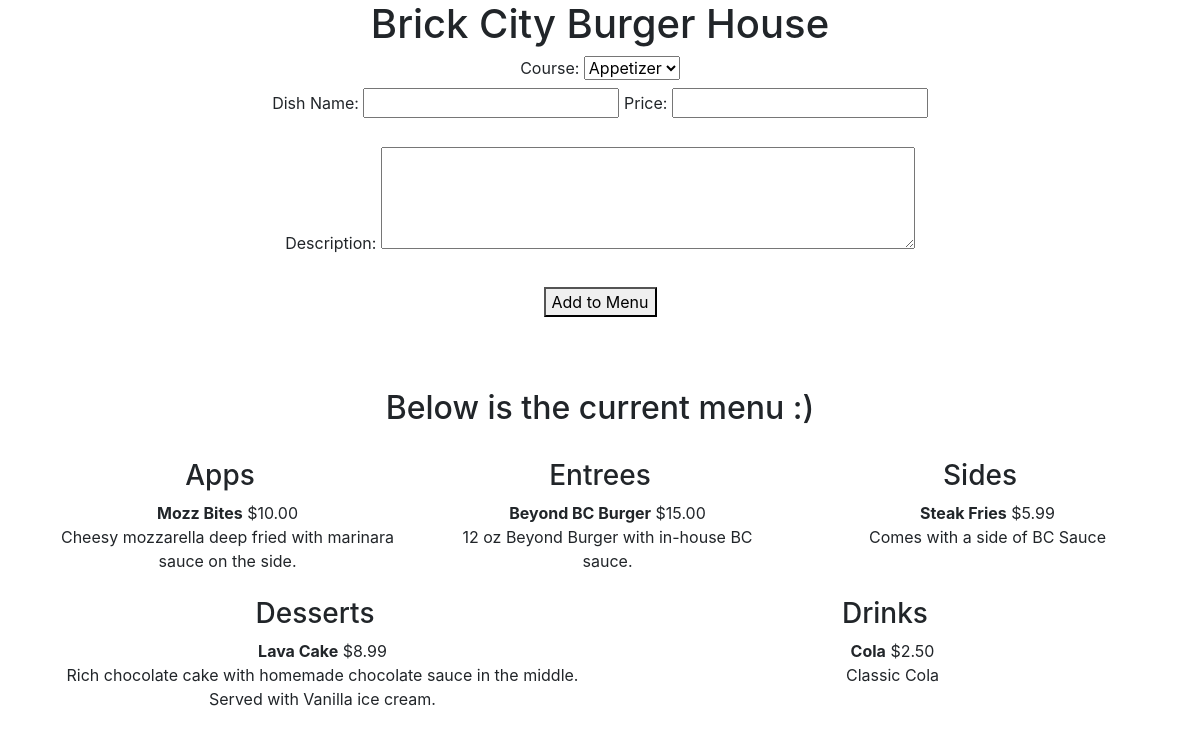
The page / on the database its author committed.
### menu/models.py (models this page shows, shortened)
class MenuItem(models.Model): # MenuItem Class inherits models.Model
    dish_title = models.CharField(max_length=250) # a varchar
    price = models.FloatField(default=0) # a float field
    description = models.TextField(blank=True) # a text field
    course = models.ForeignKey(Course, on_delete=models.CASCADE)
    created = models.DateField(default=timezone.now().strftime("%Y-%m-%d")) # a date
    output_price = models.CharField(max_length=250) # a varchar
    class Meta:
        ordering = ["dish_title"] #ordering by the created field
    def p_formatter(self):
        self.output_price = "{:.2f}".format(round(self.price, 2))

### menu/views.py (the view, shortened to what this page needs)
# urls.py: url(r'^$', index, name="MenuItem"),
def index(request): #the index view
    menuItems = MenuItem.objects.all() #querying all menu items with the object manager
    courses = Course.objects.all()
    apps = MenuItem.objects.filter(course=Course.objects.get(name="Appetizer"))
    entrees = MenuItem.objects.filter(course=Course.objects.get(name="Entree"))
    desserts = MenuItem.objects.filter(course=Course.objects.get(name="Dessert"))
    sides = MenuItem.objects.filter(course=Course.objects.get(name="Sides"))
    drinks = MenuItem.objects.filter(course=Course.objects.get(name="Drinks"))
    for item in menuItems:
        item.p_formatter()
        logger.info(type(item.price)) # Logging the type of item.price
        logger.info(item.price) # Logging the value of item.price
        logger.info(type(item.output_price)) # Logging the type of item.output_price
        logger.info(item.output_price) # Logging the value of item.output_price
        item.save()
    return render(request, "index.html", {"menuItems": menuItems,
                                            "courses": courses,
                                            "apps": apps,
                                            "entrees": entrees,
                                            "desserts": desserts,
                                            "sides": sides,
                                            "drinks":drinks,
                                            }
                )

### menu/templates/index.html (shortened to what this page needs)
<!DOCTYPE html>
<html>
<head>
    {% load static %}
    <link rel="stylesheet" href="https://maxcdn.bootstrapcdn.com/bootstrap/4.0.0-beta/css/bootstrap.min.css">
    <link rel="stylesheet" type="text/css" href="https://maxcdn.bootstrapcdn.com/font-awesome/4.7.0/css/font-awesome.min.css">
    <link rel="stylesheet" type="text/css" href="{% static 'style.css' %}">
</head>
    <body>
        <div django-app="restApp">
            <div class="content">
                <h1>Brick City Burger House</h1>
                <form action="" method="post">
                        <div class="newMenuItem">
                            <div>
                                <label for="menuItem">Course: </label>
                                <select id="course" name="course" required>
                                        {% for c in courses %}
                                            <option class="" value="{{ c.name }}" name="{{ c.name }}">{{ c.name }}</option>
                                        {% endfor %}
                                </select>
                            </div>
                            <div>
                                <label for="dishTitle">Dish Name: </label>
                                <input type="text" id="dishTitle" name="dishTitle" required>
                                <label for="price">Price: </label>
                                <input type="text" id="price" name="price" required>
                                    <br><br>
                                <label for="description">Description: </label>
                                <textarea id="description" rows="4" cols="50" name="description" required></textarea>
                                    <br><br>
                                <button name="itemAdd" id="submitButton" type="submit">Add to Menu</button>
                            </div>
                            <br><br><br>
                        </div>
            </form>
                <div>
                    <h2>Below is the current menu :)</h2>
                    <br>
                </div>
                <div class="container">
                    <div class ="row">
                        <div class="col-sm">
                            <h3>Apps</h3>
                            <ul id="apps">
                                {% for item in apps %}
                                <label for="{{ item.id }}">
                                    <div>
                                        <strong>{{ item.dish_title }}</strong>
                                        <span>${{ item.output_price }}</span>
                                    </div>
                                    <div>
                                        {{ item.description }}
                                    </div>
                                </label>
                                <br>
                                {% endfor %}
                            </ul>
                        </div>
                        <div class="col-sm">
                            <h3>Entrees</h3>
                            <ul id="entrees">
                                {% for item in entrees %}
                                <label for="{{ item.id }}">
                                    <div>
                                        <strong>{{ item.dish_title }}</strong>
                                        <span>${{ item.output_price }}</span>
                                    </div>
                                    <div>
                                        {{ item.description }}
                                    </div>
                                </label>
                                <br>
                                {% endfor %}
                            </ul>
                        </div>
                        <div class="col-sm">
                            <h3>Sides</h3>
                            <ul id="sides">
                                {% for item in sides %}
                                <label for="{{ item.id }}">
                                    <div>
                                        <strong>{{ item.dish_title }}</strong>
                                        <span>${{ item.output_price }}</span>
                                    </div>
                                    <div>
                                        {{ item.description }}
                                    </div>
                                </label>
                                <br>
                                {% endfor %}
                            </ul>
                        </div>
                    </div>
                    <div class="row">
                        <div class="col-sm">
                            <h3>Desserts</h3>
                            <ul id="desserts">
                                {% for item in desserts %}
                                <label for="{{ item.id }}">
                                    <div>
                                        <strong>{{ item.dish_title }}</strong>
                                        <span>${{ item.output_price }}</span>
                                    </div>
                                    <div>
                                        {{ item.description }}
                                    </div>
                                </label>
                                <br>
                                {% endfor %}
                            </ul>
                        </div>
                        <div class="col-sm">
                            <h3>Drinks</h3>
                            <ul id="drinks">
                                {% for item in drinks %}
                                <label for="{{ item.id }}">
                                    <div>
                                        <strong>{{ item.dish_title }}</strong>
                                        <span>${{ item.output_price }}</span>
                                    </div>
                                    <div>
                                        {{ item.description }}
                                    </div>
                                </label>
                                <br>
                                {% endfor %}
                            </ul>
                        </div>
                    </div>
                </div>
            </div>
        </div>
    </body>
</html>

### menu/static/style.css (style rules this page uses)
body { text-align: center; }
#apps { list-style-type: none; padding-left: inherit; }
#entrees { list-style-type: none; padding-left: inherit; }
#sides { list-style-type: none; padding-left: inherit; }
#desserts { list-style-type: none; padding-left: inherit; }
#drinks { list-style-type: none; padding-left: inherit; }

### rows shown on the page
MenuItem: dish_title "Mozz Bites", output_price "10.00", description "Cheesy mozzarella deep fried with marinara sauce on the side."
MenuItem: dish_title "Beyond BC Burger", output_price "15.00", description "12 oz Beyond Burger with in-house BC sauce."
MenuItem: dish_title "Steak Fries", output_price "5.99", description "Comes with a side of BC Sauce"
MenuItem: dish_title "Lava Cake", output_price "8.99", description "Rich chocolate cake with homemade chocolate sauce in the middle. Served with Vanilla ice cream."
MenuItem: dish_title "Cola", output_price "2.50", description "Classic Cola"

### other values the page prints
form field course "Appetizer"
